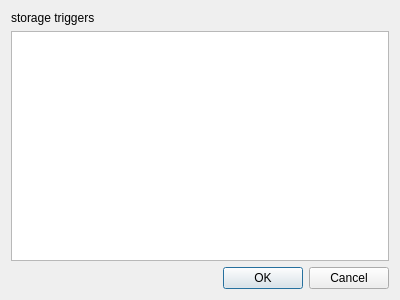
<?xml version="1.0" encoding="UTF-8"?>
<ui version="4.0">
 <class>TriggersEditDialog</class>
 <widget class="QDialog" name="TriggersEditDialog">
  <property name="geometry">
   <rect>
    <x>0</x>
    <y>0</y>
    <width>400</width>
    <height>300</height>
   </rect>
  </property>
  <property name="windowTitle">
   <string>Dialog</string>
  </property>
  <layout class="QVBoxLayout" name="verticalLayout">
   <item>
    <widget class="QLabel" name="label">
     <property name="text">
      <string>storage triggers</string>
     </property>
    </widget>
   </item>
   <item>
    <widget class="QListWidget" name="storageTriggersList"/>
   </item>
   <item>
    <widget class="QDialogButtonBox" name="buttonBox">
     <property name="orientation">
      <enum>Qt::Horizontal</enum>
     </property>
     <property name="standardButtons">
      <set>QDialogButtonBox::Cancel|QDialogButtonBox::Ok</set>
     </property>
    </widget>
   </item>
  </layout>
 </widget>
 <resources/>
 <connections>
  <connection>
   <sender>buttonBox</sender>
   <signal>accepted()</signal>
   <receiver>TriggersEditDialog</receiver>
   <slot>accept()</slot>
   <hints>
    <hint type="sourcelabel">
     <x>248</x>
     <y>254</y>
    </hint>
    <hint type="destinationlabel">
     <x>157</x>
     <y>274</y>
    </hint>
   </hints>
  </connection>
  <connection>
   <sender>buttonBox</sender>
   <signal>rejected()</signal>
   <receiver>TriggersEditDialog</receiver>
   <slot>reject()</slot>
   <hints>
    <hint type="sourcelabel">
     <x>316</x>
     <y>260</y>
    </hint>
    <hint type="destinationlabel">
     <x>286</x>
     <y>274</y>
    </hint>
   </hints>
  </connection>
 </connections>
</ui>
